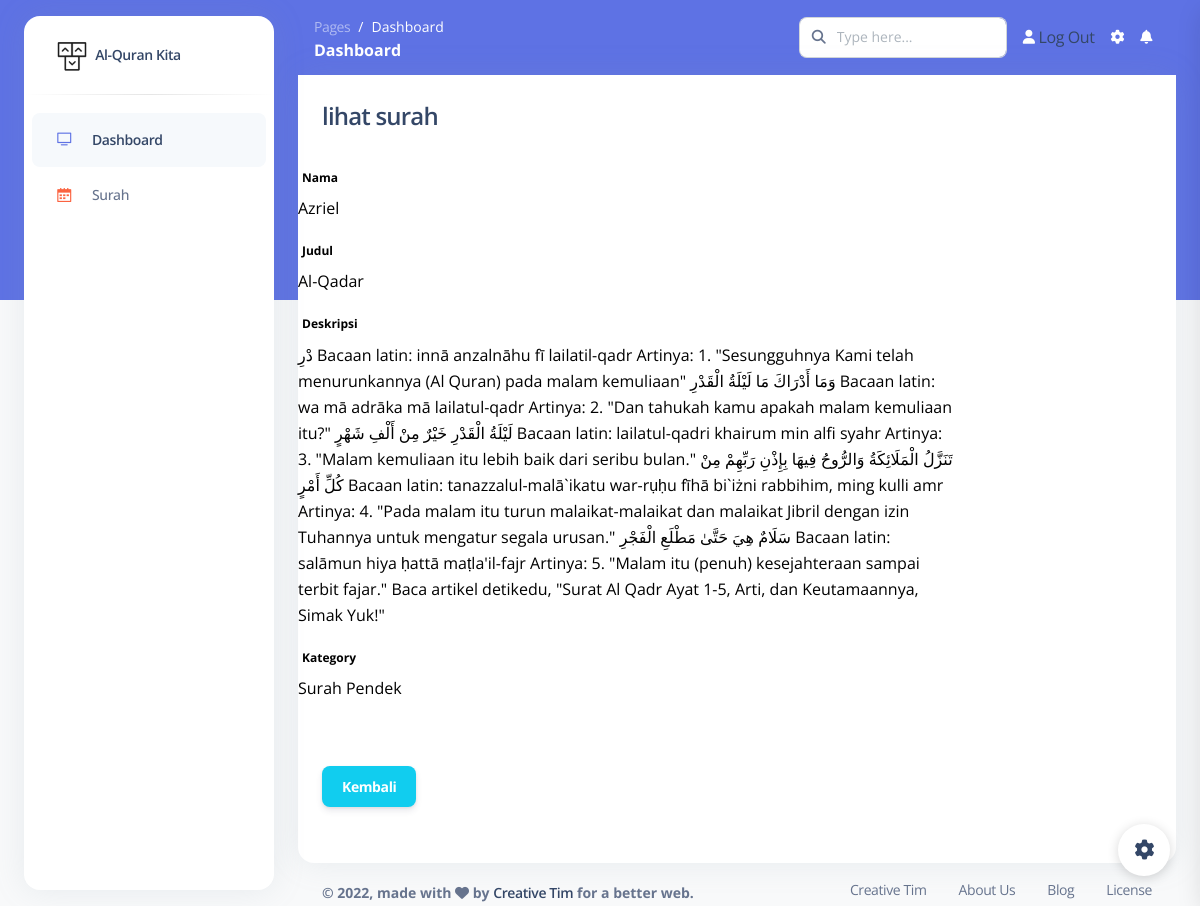
The app's page /dashboard/surah/lihat/3 with its own data.
### blog/models.py (models this page shows, shortened)
class Surah(models.Model):
    nama = models.CharField(max_length=100, blank=True, null=True)
    judul = models.CharField(max_length=100)
    body = models.TextField()
    kategory = models.ForeignKey(Kategori, on_delete=models.CASCADE)
    date = models.DateTimeField(auto_now_add=True)
    class Meta:
        ordering = ['-date']
        verbose_name_plural = "Surah"

class Kategori(models.Model):
    nama = models.CharField(max_length=20)
    def __str__(self):
        return self.nama
    class Meta:
        verbose_name_plural = "Kategori"

### blog/views.py (the view)
# urls.py: path('surah/lihat/<str:id>', lihat_surah, name='lihat_surah'),
def lihat_surah(request, id):
    template_name = "back/lihat_surah.html"
    surah = Surah.objects.get(id=id)
    context = {
        'title':'lihat surah',
        'surah': surah,
    }
    return render(request, template_name, context)

### templates/back/lihat_surah.html (shortened to what this page needs)
{% extends 'back/base.html' %}
{% block content %}
<div class="content">
    <div class="container-fluid">
        <div class="row">
            <div class="col-md-12">
                <div class="card">
                    <form class="form-horizontal" method="POST">
                        <div class="card-header">
                            <h4 class="card-title">
                                {{title}}
                            </h4>
                        </div>
                        <div class="card-content">
                            <div class="form-group">
                                <label class="col-md-3 control-label"><b style="color:black;">Nama</label>
                                <div class="col-md-9">
                                    <p>{{surah.nama}}</p>
                                </div>
                        </div>
                            <div class="form-group">
                                <label class="col-md-3 control-label"><b style="color:black;">Judul</label>
                                <div class="col-md-9">
                                    <p>{{surah.judul}}</p>
                                </div>
                        </div>
                            <div class="form-group">
                                <label class="col-md-3 control-label"><b style="color:black;">Deskripsi</label>
                                <div class="col-md-9">
                                   <p>{{surah.body}}</p>
                                </div>
                        </div>
                            <div class="form-group">
                                <label class="col-md-3 control-label"><b style="color:black;">Kategory</b></label>
                                <div class="col-md-9">
                                  <p>{{surah.kategory}}</p>
                                    </div>
                                </div>
                        </div>
                        <div class="card-footer text-right">
                            <div class="form-group">
                                <div class="col-md-9">
                                    <a class="btn btn-info" href="{% url 'surah' %}">Kembali</a>
                                </div>
                            </div>
                        </div>
                    </form>
                </div>
            </div>
        </div>
{% endblock content %}

### records on screen
Surah: nama "Azriel", judul "Al-Qadar", body "دْرِ Bacaan latin: innā anzalnāhu fī lailatil-qadr Artinya: 1. \"Sesungguhnya Kami telah menurunkannya (Al Quran) pada malam kemuliaan\" وَمَا أَدْرَاكَ مَا لَيْلَةُ الْقَدْرِ Bacaan latin: wa mā adrāka mā lailatul-qadr Artinya: 2. \"Dan tahukah kamu apakah malam kemuliaan itu?\" لَيْلَةُ الْقَدْرِ خَيْرٌ مِنْ أَلْفِ شَهْرٍ Bacaan latin: lailatul-qadri khairum min alfi syahr Artinya: 3. \"Malam kemuliaan itu lebih baik dari seribu bulan.\" تَنَزَّلُ الْمَلَائِكَةُ وَالرُّوحُ فِيهَا بِإِذْنِ رَبِّهِمْ مِنْ كُلِّ أَمْرٍ Bacaan latin: tanazzalul-malā`ikatu war-rụḥu fīhā bi`iżni rabbihim, ming kulli amr Artinya: 4. \"Pada malam itu turun malaikat-malaikat dan malaikat Jibril dengan izin Tuhannya untuk…", kategory "Surah Pendek"

### other values on screen
{{ title }} "lihat surah"
